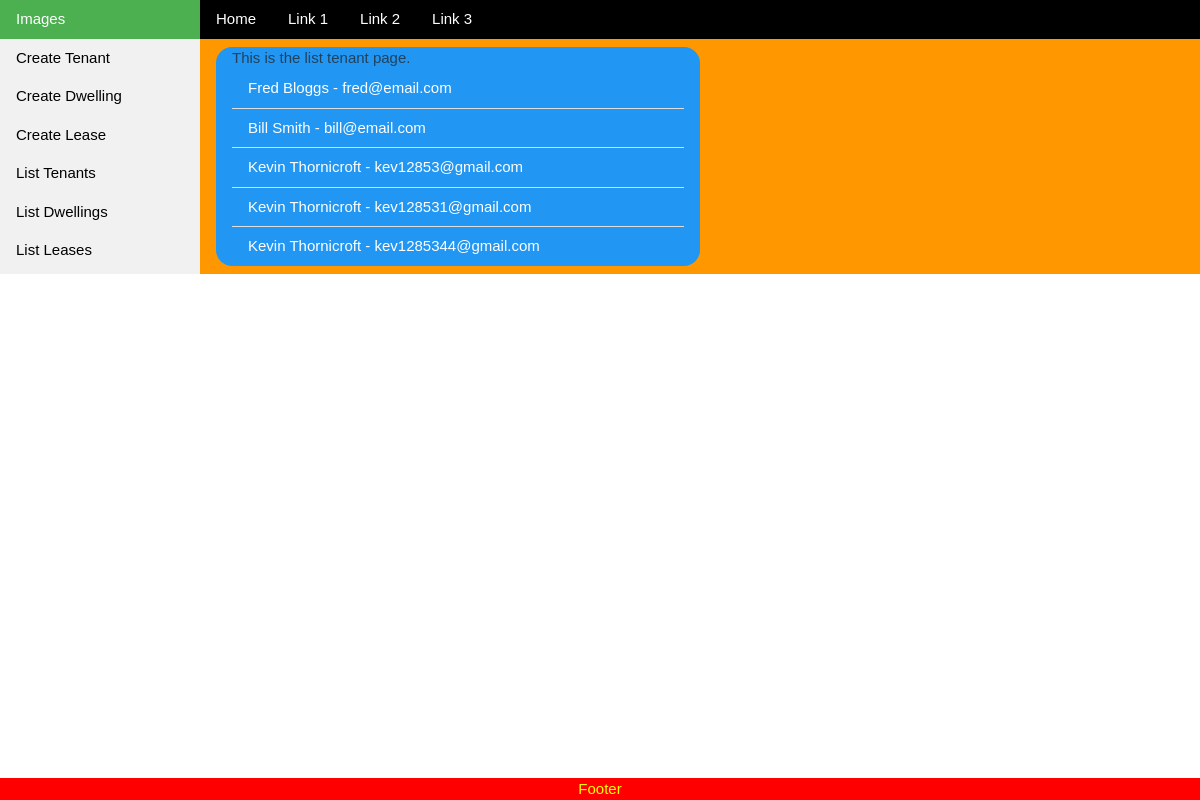
Page /portfolio/list_tenant.html on the earlier database version.
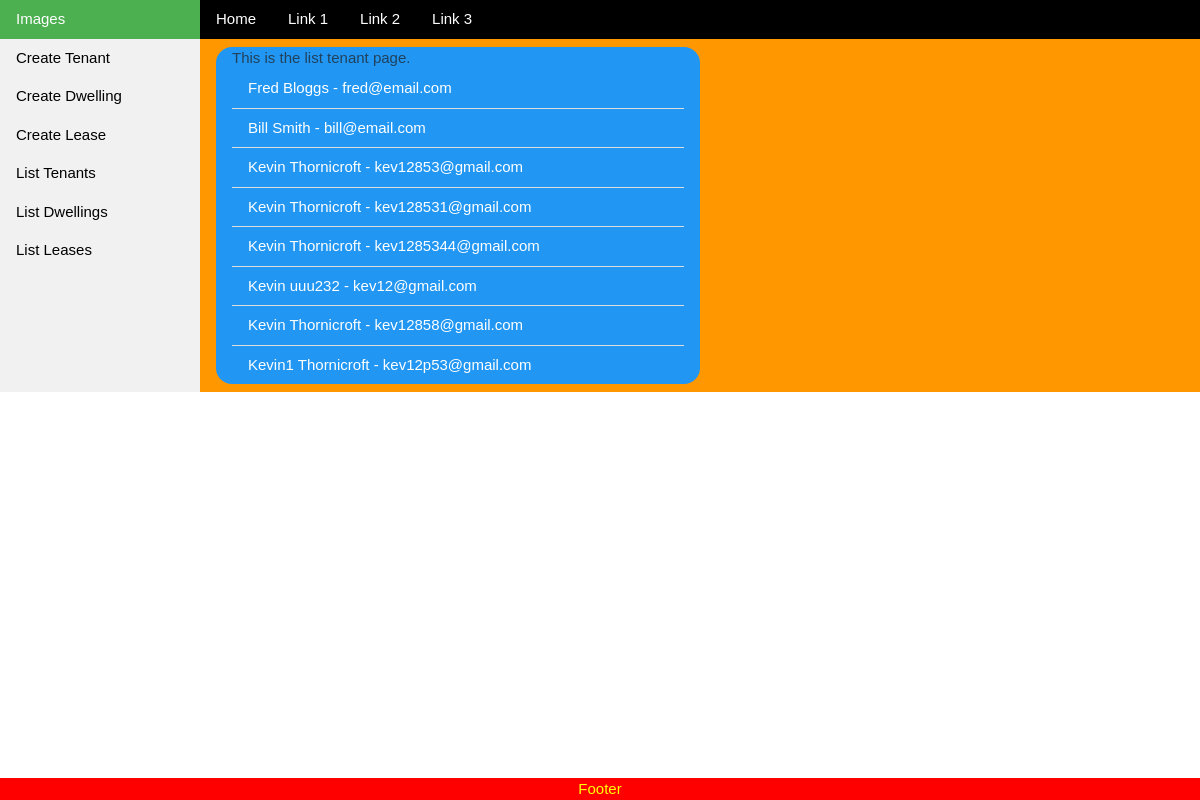
Same page on the later database version.
### PropertiesApp/models/tenant_model.py (models this page shows, shortened)
class Tenant(models.Model):
    first_name = models.CharField(max_length=50)
    last_name = models.CharField(max_length=50)
    email = models.EmailField(unique=True)
    phone = models.CharField(max_length=20, blank=True, null=True)
    created_at = models.DateTimeField(auto_now_add=True)
    updated_at = models.DateTimeField(auto_now=True)

### PropertiesApp/views/tenant_views.py (the view)
class TenantListView(ListView):
    model = Tenant
    form_class = TenantListForm
    context_object_name = "tenants"
    template_name = "PropertiesApp/list_tenant.html"

### PropertiesApp/templates/PropertiesApp/list_tenant.html (shortened to what this page needs)
{% extends "PropertiesApp/list_objects.html" %}
{% block content %}
<div class="w3-container w3-blue w3-round-xlarge" style="width:50%">
    <p class='text-muted'>This is the list tenant page.</p>
    <ul class="w3-ul">
        {% for tenant in tenants %}
            <li class="w3-container w3-blue" > <a href="{% url 'detail-tenant' tenant.pk %}" > {{ tenant.first_name }}</a> {{ tenant.last_name }} - {{ tenant.email }}</li>
        {% empty %}
            <li class="w3-container">No tenants available.</li>
        {% endfor %}
</div>
{% endblock content %}

Differences in the rows shown:
added Tenant: first_name "Kevin", last_name "uuu232", email "kev12@gmail.com"
added Tenant: first_name "Kevin", last_name "Thornicroft", email "kev12858@gmail.com"
added Tenant: first_name "Kevin1", last_name "Thornicroft", email "kev12p53@gmail.com"
